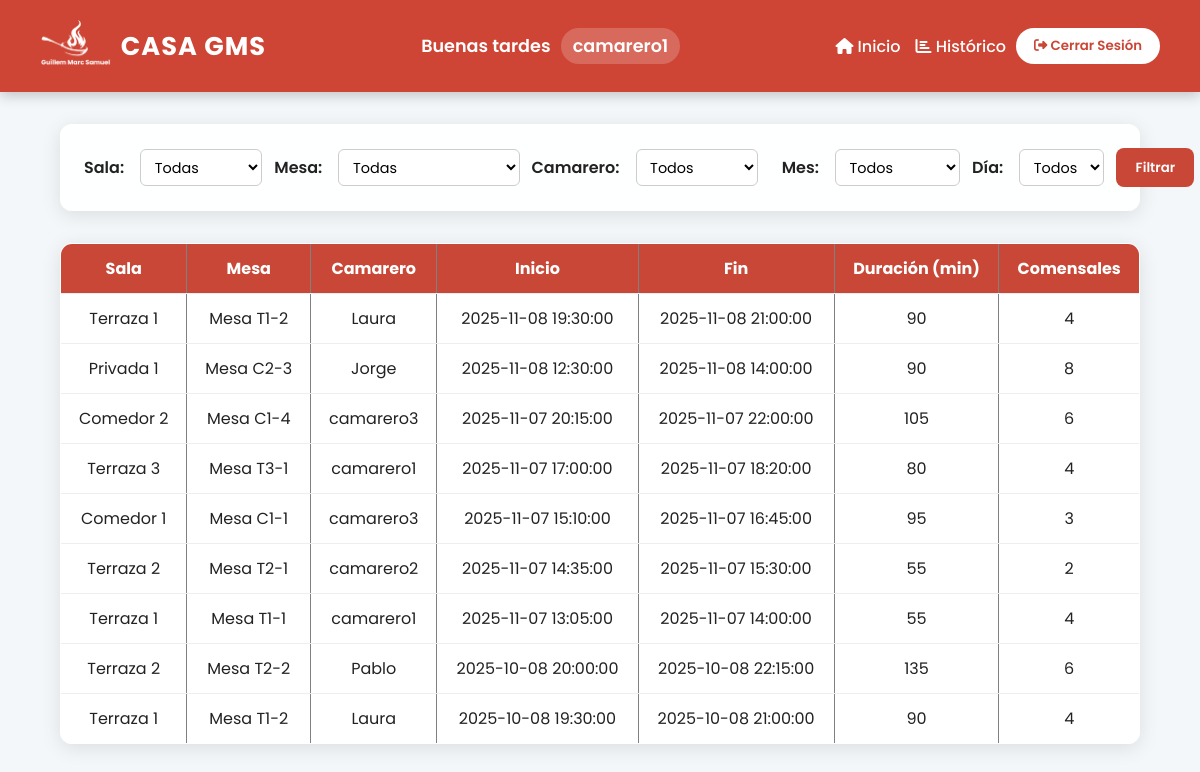
The app's page /PHP/PUBLIC/historico.php (signed in) with its own data.
### tables this page shows
CREATE TABLE IF NOT EXISTS ocupaciones (
    id INT AUTO_INCREMENT PRIMARY KEY,
    id_camarero INT NOT NULL,
    id_sala INT NOT NULL,
    id_mesa INT NOT NULL,
    inicio_ocupacion DATETIME NOT NULL,
    final_ocupacion DATETIME NULL,
    num_comensales INT,
    duracion_segundos BIGINT AS (TIMESTAMPDIFF(SECOND, inicio_ocupacion, final_ocupacion)) STORED,
    id_reserva INT NULL,
    FOREIGN KEY (id_camarero) REFERENCES users(id),
    FOREIGN KEY (id_sala) REFERENCES salas(id),
    FOREIGN KEY (id_mesa) REFERENCES mesas(id),
    FOREIGN KEY (id_reserva) REFERENCES reservas(id)
);

CREATE TABLE IF NOT EXISTS salas (
    id INT AUTO_INCREMENT PRIMARY KEY,
    nombre VARCHAR(100) NOT NULL,
    descripcion VARCHAR(255) NULL,
    num_mesas INT DEFAULT 0
);

CREATE TABLE IF NOT EXISTS mesas (
    id INT AUTO_INCREMENT PRIMARY KEY,
    id_sala INT NOT NULL,
    nombre VARCHAR(20) NOT NULL,
    sillas INT NOT NULL,
    estado INT DEFAULT 1,   
    asignado_por INT NULL,  
    FOREIGN KEY (id_sala) REFERENCES salas(id) ON DELETE CASCADE,
    FOREIGN KEY (asignado_por) REFERENCES users(id) ON DELETE SET NULL
);

CREATE TABLE IF NOT EXISTS users (
    id INT AUTO_INCREMENT PRIMARY KEY,
    username VARCHAR(50) UNIQUE NOT NULL,
    nombre VARCHAR(100) NOT NULL,
    apellido VARCHAR(100),
    email VARCHAR(100) UNIQUE,
    password_hash VARCHAR(255) NOT NULL,
    rol INT DEFAULT 1,   
    fecha_alta DATETIME DEFAULT CURRENT_TIMESTAMP,
    fecha_baja DATETIME NULL
);

### PHP/PUBLIC/historico.php (the view, shortened to what this page needs)
<?php
require_once __DIR__ . '/../CONEXION/conexion.php';
$username = $_SESSION['username'];
$hora = date('H');
if ($hora >= 6 && $hora < 12) {
    $saludo = "Buenos días";
} elseif ($hora >= 12 && $hora < 20) {
    $saludo = "Buenas tardes";
} else {
    $saludo = "Buenas noches";
}
$sql = "
    SELECT o.*, s.nombre AS sala_nombre, m.nombre AS mesa_nombre, u.username AS camarero
    FROM ocupaciones o
    JOIN salas s ON o.id_sala = s.id
    JOIN mesas m ON o.id_mesa = m.id
    JOIN users u ON o.id_camarero = u.id
    WHERE 1=1
";
$params = [];
$sql .= " ORDER BY o.inicio_ocupacion DESC";
$stmt = $conn->prepare($sql);
$stmt->execute($params);
$ocupaciones = $stmt->fetchAll(PDO::FETCH_ASSOC);
?>
<!DOCTYPE html>
<html lang="es">
<head>
    <link rel="stylesheet" href="https://cdnjs.cloudflare.com/ajax/libs/font-awesome/6.5.2/css/all.min.css">
    <link rel="stylesheet" href="../../css/historico.css">
</head>
<body>
<header class="main-header">
    <div class="header-logo">
        <a href="./index.php">
            <img src="./../../img/basic_logo_blanco.png" alt="Logo GMS">
        </a>
        <div class="logo-text">
            <span class="gms-title">CASA GMS</span>
        </div>
    </div>
    <div class="header-greeting">
        <?= $saludo ?>
        <span class="username-tag"><?= $username ?></span>
    </div>
    <div class="header-menu">
        <a href="./index.php" class="nav-link"><i class="fa-solid fa-house"></i> Inicio</a>
        <a href="./historico.php" class="nav-link"><i class="fa-solid fa-chart-bar"></i> Histórico</a>
    </div>
    <div class="logout-section">
        <form method="post" action="./../PROCEDIMIENTOS/logout.php">
            <button type="submit" class="logout-btn">
                <i class="fa-solid fa-right-from-bracket"></i> Cerrar Sesión
            </button>
        </form>
    </div>
</header>
<form method="get" action="" class="filter-form">
    <fieldset>
        <legend>Filtros de Búsqueda</legend>
        <label for="sala">Sala:</label>
        <select name="sala" id="sala">
            <option value="">Todas</option>
        </select>
        <label for="mesa">Mesa:</label>
        <select name="mesa" id="mesa">
            <option value="">Todas</option>
        </select>
        <label for="camarero">Camarero:</label>
        <select name="camarero" id="camarero">
            <option value="">Todos</option>
        </select>
        <br>
        <label for="mes">Mes:</label>
        <select name="mes" id="mes">
            <option value="">Todos</option>
        </select>
        <label for="dia">Día:</label>
        <select name="dia" id="dia">
            <option value="">Todos</option>
        </select>
        <button type="submit">Filtrar</button>
    </fieldset>
</form>
<table border="1" cellpadding="5" cellspacing="0">
    <thead>
        <tr>
            <th>Sala</th>
            <th>Mesa</th>
            <th>Camarero</th>
            <th>Inicio</th>
            <th>Fin</th>
            <th>Duración (min)</th>
            <th>Comensales</th>
        </tr>
    </thead>
    <tbody>
        <?php foreach ($ocupaciones as $o): ?>
            <tr>
                <td><?= htmlspecialchars($o['sala_nombre']) ?></td>
                <td><?= htmlspecialchars($o['mesa_nombre']) ?></td>
                <td><?= htmlspecialchars($o['camarero']) ?></td>
                <td><?= $o['inicio_ocupacion'] ?></td>
                <td><?= $o['final_ocupacion'] ?? 'En uso' ?></td>
                <td>
                    <?php
                        if ($o['final_ocupacion'] !== null) {
                            $inicio = new DateTime($o['inicio_ocupacion']);
                            $fin = new DateTime($o['final_ocupacion']);
                            $diff = $inicio->diff($fin);
                            echo $diff->days * 24 * 60 + $diff->h * 60 + $diff->i;
                        } else {
                            echo '-';
                        }
                    ?>
                </td>
                <td><?= $o['num_comensales'] ?></td>
            </tr>
        <?php endforeach; ?>
    </tbody>
</table>
</body>
</html>

### css/historico.css (style rules this page uses)
html, body { height: 100%; color: #333; background-color: #f4f7f9; background-image: url('../img/fondo_panel_principal.png'); background-size: cover; background-attachment: fixed; background-position: center 50%; }
:root { --rojo-gms: #c94736; --rojo-hover: #b33e2f; --gris-fondo: #f9f9f9; --gris-claro: #ececec; --gris-texto: #555; --sombra: 0 4px 20px rgba(0, 0, 0, 0.1); --radio: 12px; }
* { margin: 0; padding: 0; box-sizing: border-box; font-family: "Poppins", sans-serif; }
body { background: url('../../img/fondo_restaurante.jpg') no-repeat center center fixed; background-size: cover; color: #222; min-height: 100vh; }
.main-header { background-color: #ce4535; color: white; display: flex; align-items: center; justify-content: space-between; padding: 20px 40px; box-shadow: 0 4px 12px rgba(0, 0, 0, 0.2); font-size: 1rem; position: relative; z-index: 10; }
.header-logo { display: flex; align-items: center; gap: 10px; }
.header-logo img { height: 45px; }
.gms-title { font-size: 1.6rem; font-weight: 700; letter-spacing: 1px; }
.header-greeting { flex: 1; text-align: center; font-weight: 600; font-size: 1.1rem; }
.username-tag { background-color: rgba(255, 255, 255, 0.2); padding: 6px 12px; border-radius: 999px; margin-left: 6px; }
.header-menu { display: flex; align-items: center; gap: 15px; margin-right: 10px; }
.nav-link { color: white; text-decoration: none; font-weight: 500; transition: 0.3s; }
.logout-section form { margin: 0; }
.logout-btn { background-color: white; color: var(--rojo-gms); border: none; padding: 8px 18px; border-radius: 999px; font-weight: 600; cursor: pointer; transition: 0.3s; }
.filter-form { background: rgba(255, 255, 255, 0.9); width: 90%; max-width: 1200px; margin: 2rem auto; padding: 1.5rem; border-radius: var(--radio); box-shadow: var(--sombra); }
.filter-form fieldset { border: none; display: flex; align-items: center; justify-content: center; flex-wrap: nowrap; gap: 12px; }
.filter-form legend { position: absolute; left: 3rem; top: -1rem; background: transparent; font-weight: 700; font-size: 1.3rem; color: var(--rojo-gms); }
.filter-form label { font-weight: 600; margin-right: 4px; }
.filter-form select { padding: 0.4rem 0.6rem; border-radius: 6px; border: 1px solid #ccc; background-color: white; font-size: 0.9rem; }
.filter-form button { background-color: var(--rojo-gms); color: white; border: none; padding: 0.6rem 1.2rem; border-radius: 8px; font-weight: 600; cursor: pointer; transition: 0.3s; }
table { width: 90%; max-width: 1100px; margin: 1rem auto 3rem auto; border-collapse: collapse; background: rgba(255, 255, 255, 0.95); border-radius: var(--radio); overflow: hidden; box-shadow: var(--sombra); }
thead { background-color: var(--rojo-gms); color: white; font-weight: 600; }
th, td { padding: 12px 16px; text-align: center; border-bottom: 1px solid #eee; }
tbody tr:last-child td { border-bottom: none; }

### records on screen
ocupaciones: id_sala.nombre "Terraza 1", id_mesa.nombre "Mesa T1-2", id_camarero.username "Laura", inicio_ocupacion "2025-11-08 19:30:00", final_ocupacion "2025-11-08 21:00:00", $diff->days * 24 * 60 + $diff->h * 60 + $diff->i "90", num_comensales "4"
ocupaciones: id_sala.nombre "Privada 1", id_mesa.nombre "Mesa C2-3", id_camarero.username "Jorge", inicio_ocupacion "2025-11-08 12:30:00", final_ocupacion "2025-11-08 14:00:00", $diff->days * 24 * 60 + $diff->h * 60 + $diff->i "90", num_comensales "8"
ocupaciones: id_sala.nombre "Comedor 2", id_mesa.nombre "Mesa C1-4", id_camarero.username "camarero3", inicio_ocupacion "2025-11-07 20:15:00", final_ocupacion "2025-11-07 22:00:00", $diff->days * 24 * 60 + $diff->h * 60 + $diff->i "105", num_comensales "6"
ocupaciones: id_sala.nombre "Terraza 3", id_mesa.nombre "Mesa T3-1", id_camarero.username "camarero1", inicio_ocupacion "2025-11-07 17:00:00", final_ocupacion "2025-11-07 18:20:00", $diff->days * 24 * 60 + $diff->h * 60 + $diff->i "80", num_comensales "4"
ocupaciones: id_sala.nombre "Comedor 1", id_mesa.nombre "Mesa C1-1", id_camarero.username "camarero3", inicio_ocupacion "2025-11-07 15:10:00", final_ocupacion "2025-11-07 16:45:00", $diff->days * 24 * 60 + $diff->h * 60 + $diff->i "95", num_comensales "3"
ocupaciones: id_sala.nombre "Terraza 2", id_mesa.nombre "Mesa T2-1", id_camarero.username "camarero2", inicio_ocupacion "2025-11-07 14:35:00", final_ocupacion "2025-11-07 15:30:00", $diff->days * 24 * 60 + $diff->h * 60 + $diff->i "55", num_comensales "2"
ocupaciones: id_sala.nombre "Terraza 1", id_mesa.nombre "Mesa T1-1", id_camarero.username "camarero1", inicio_ocupacion "2025-11-07 13:05:00", final_ocupacion "2025-11-07 14:00:00", $diff->days * 24 * 60 + $diff->h * 60 + $diff->i "55", num_comensales "4"
ocupaciones: id_sala.nombre "Terraza 2", id_mesa.nombre "Mesa T2-2", id_camarero.username "Pablo", inicio_ocupacion "2025-10-08 20:00:00", final_ocupacion "2025-10-08 22:15:00", $diff->days * 24 * 60 + $diff->h * 60 + $diff->i "135", num_comensales "6"
ocupaciones: id_sala.nombre "Terraza 1", id_mesa.nombre "Mesa T1-2", id_camarero.username "Laura", inicio_ocupacion "2025-10-08 19:30:00", final_ocupacion "2025-10-08 21:00:00", $diff->days * 24 * 60 + $diff->h * 60 + $diff->i "90", num_comensales "4"

### other values on screen
$saludo "Buenas tardes"
$username "camarero1"
